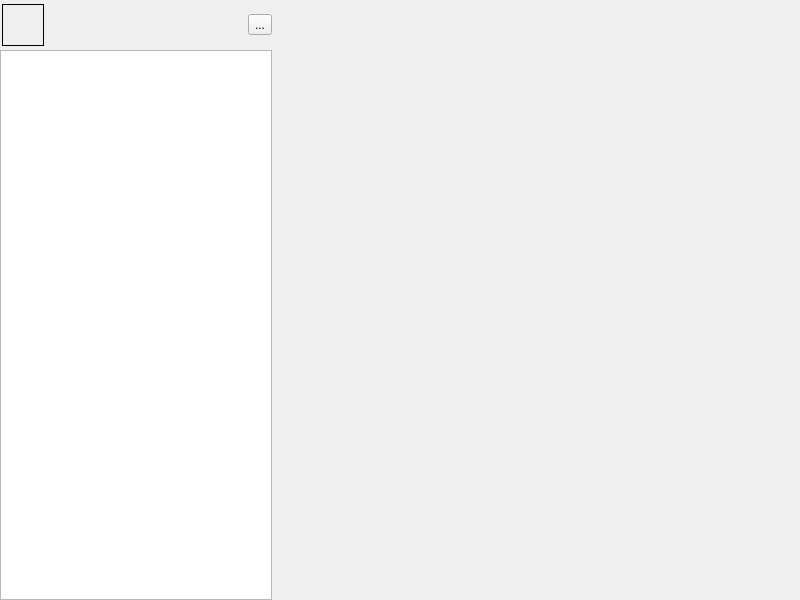
<?xml version="1.0" encoding="UTF-8"?>
<ui version="4.0">
 <class>MainWindow</class>
 <widget class="QMainWindow" name="MainWindow">
  <property name="geometry">
   <rect>
    <x>0</x>
    <y>0</y>
    <width>800</width>
    <height>600</height>
   </rect>
  </property>
  <property name="windowTitle">
   <string>Mattermost</string>
  </property>
  <property name="windowIcon">
   <iconset resource="../resource.qrc">
    <normaloff>:/icons/img/icon0.ico</normaloff>:/icons/img/icon0.ico</iconset>
  </property>
  <property name="windowOpacity">
   <double>1.000000000000000</double>
  </property>
  <property name="styleSheet">
   <string notr="true">QComboBox {
    border: 0px solid;
	padding-left: 3px;
	border-radius: 3px;
}

QComboBox::drop-down {
    subcontrol-origin: padding;
    subcontrol-position: top right;
    width: 15px;
}
</string>
  </property>
  <widget class="QWidget" name="centralwidget">
   <property name="styleSheet">
    <string notr="true"/>
   </property>
   <layout class="QGridLayout" name="gridLayout_2" rowstretch="0,0" columnstretch="0,0">
    <property name="leftMargin">
     <number>0</number>
    </property>
    <property name="topMargin">
     <number>0</number>
    </property>
    <property name="rightMargin">
     <number>0</number>
    </property>
    <property name="bottomMargin">
     <number>0</number>
    </property>
    <property name="spacing">
     <number>0</number>
    </property>
    <item row="0" column="0">
     <widget class="QFrame" name="lefttop_frame">
      <property name="minimumSize">
       <size>
        <width>223</width>
        <height>50</height>
       </size>
      </property>
      <property name="maximumSize">
       <size>
        <width>16777215</width>
        <height>50</height>
       </size>
      </property>
      <property name="baseSize">
       <size>
        <width>223</width>
        <height>63</height>
       </size>
      </property>
      <property name="styleSheet">
       <string notr="true"/>
      </property>
      <property name="frameShape">
       <enum>QFrame::NoFrame</enum>
      </property>
      <property name="frameShadow">
       <enum>QFrame::Raised</enum>
      </property>
      <property name="lineWidth">
       <number>0</number>
      </property>
      <layout class="QHBoxLayout" name="horizontalLayout">
       <property name="spacing">
        <number>2</number>
       </property>
       <property name="leftMargin">
        <number>2</number>
       </property>
       <property name="topMargin">
        <number>0</number>
       </property>
       <property name="rightMargin">
        <number>0</number>
       </property>
       <property name="bottomMargin">
        <number>0</number>
       </property>
       <item>
        <widget class="QLabel" name="usericon_label">
         <property name="sizePolicy">
          <sizepolicy hsizetype="Preferred" vsizetype="Preferred">
           <horstretch>0</horstretch>
           <verstretch>0</verstretch>
          </sizepolicy>
         </property>
         <property name="minimumSize">
          <size>
           <width>42</width>
           <height>42</height>
          </size>
         </property>
         <property name="maximumSize">
          <size>
           <width>42</width>
           <height>42</height>
          </size>
         </property>
         <property name="frameShape">
          <enum>QFrame::Box</enum>
         </property>
        </widget>
       </item>
       <item>
        <layout class="QVBoxLayout" name="verticalLayout">
         <item>
          <widget class="QLabel" name="usernameLabel">
           <property name="minimumSize">
            <size>
             <width>200</width>
             <height>20</height>
            </size>
           </property>
           <property name="styleSheet">
            <string notr="true">font-family: &quot;Open Sans&quot;, sans-serif;
font-size: 16px;</string>
           </property>
          </widget>
         </item>
         <item>
          <widget class="QLabel" name="statusLabel">
           <property name="text">
            <string/>
           </property>
          </widget>
         </item>
        </layout>
       </item>
       <item>
        <widget class="QToolButton" name="toolButton">
         <property name="text">
          <string>...</string>
         </property>
         <property name="icon">
          <iconset resource="../resource.qrc">
           <normaloff>:/icons/burger</normaloff>:/icons/burger</iconset>
         </property>
         <property name="popupMode">
          <enum>QToolButton::InstantPopup</enum>
         </property>
        </widget>
       </item>
      </layout>
     </widget>
    </item>
    <item row="1" column="0">
     <widget class="Mattermost::ChannelTree" name="channelList">
      <property name="sizePolicy">
       <sizepolicy hsizetype="Minimum" vsizetype="Expanding">
        <horstretch>0</horstretch>
        <verstretch>0</verstretch>
       </sizepolicy>
      </property>
      <property name="maximumSize">
       <size>
        <width>500</width>
        <height>16777215</height>
       </size>
      </property>
      <property name="contextMenuPolicy">
       <enum>Qt::CustomContextMenu</enum>
      </property>
      <property name="styleSheet">
       <string notr="true">QTreeWidget::branch:!has-children {
	border: none;
}

QTreeWidget::branch:open:has-children {
	image: url(:/img/arrow_expanded.png)
}

QTreeWidget::branch:closed:has-children {
	image: url(:/img/arrow_collapsed.png)
}
</string>
      </property>
      <property name="horizontalScrollBarPolicy">
       <enum>Qt::ScrollBarAlwaysOff</enum>
      </property>
      <property name="iconSize">
       <size>
        <width>20</width>
        <height>20</height>
       </size>
      </property>
      <property name="indentation">
       <number>12</number>
      </property>
      <property name="columnCount">
       <number>2</number>
      </property>
      <attribute name="headerVisible">
       <bool>false</bool>
      </attribute>
      <attribute name="headerMinimumSectionSize">
       <number>0</number>
      </attribute>
      <attribute name="headerDefaultSectionSize">
       <number>30</number>
      </attribute>
      <attribute name="headerStretchLastSection">
       <bool>false</bool>
      </attribute>
      <column>
       <property name="text">
        <string notr="true">1</string>
       </property>
      </column>
      <column>
       <property name="text">
        <string notr="true">2</string>
       </property>
      </column>
     </widget>
    </item>
    <item row="0" column="1" rowspan="2">
     <widget class="QStackedWidget" name="chatAreaStackedWidget"/>
    </item>
   </layout>
  </widget>
  <widget class="QMenuBar" name="menubar">
   <property name="geometry">
    <rect>
     <x>0</x>
     <y>0</y>
     <width>800</width>
     <height>32</height>
    </rect>
   </property>
  </widget>
  <action name="actionAbout">
   <property name="text">
    <string>About</string>
   </property>
  </action>
 </widget>
 <customwidgets>
  <customwidget>
   <class>Mattermost::ChannelTree</class>
   <extends>QTreeWidget</extends>
   <header>sources/channel-tree/ChannelTree.h</header>
  </customwidget>
 </customwidgets>
 <tabstops>
  <tabstop>channelList</tabstop>
  <tabstop>toolButton</tabstop>
 </tabstops>
 <resources>
  <include location="../resource.qrc"/>
 </resources>
 <connections/>
</ui>
